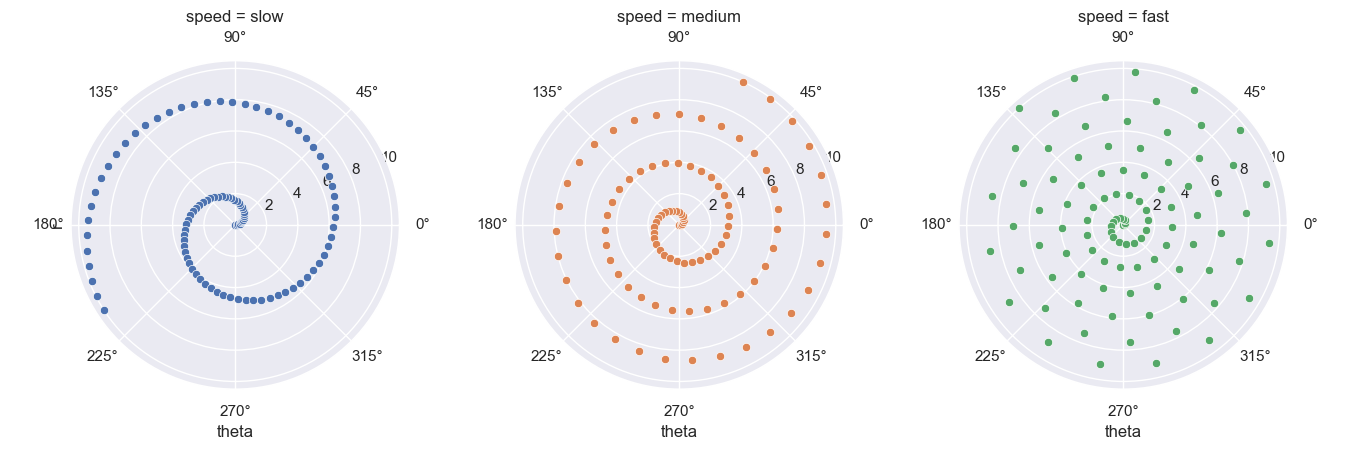

Write Python code to recreate this figure.
# 引入所需库
import seaborn as sns
import matplotlib.pyplot as plt
import pandas as pd
import  numpy as np

# 设置图大小
f, ax = plt.subplots(figsize=(6, 15))
# 将主题设置为白色网格风格
sns.set_theme()

#  创建一个示例数据集
r = np.linspace(0, 10, num=100)
df = pd.DataFrame({'r': r, 'slow': r, 'medium': 2 * r, 'fast': 4 * r})

#  重塑数据帧，以便将其转换为极坐标格式
df = pd.melt(df, id_vars=['r'], var_name='speed', value_name='theta')

# 创建散点图对象
g = sns.FacetGrid(df, col="speed", hue="speed",
                  subplot_kws=dict(projection='polar'), height=4.5,
                  sharex=False, sharey=False, despine=False)

#  在极坐标系中绘制散点图
g.map(sns.scatterplot, "theta", "r")

plt.show()
